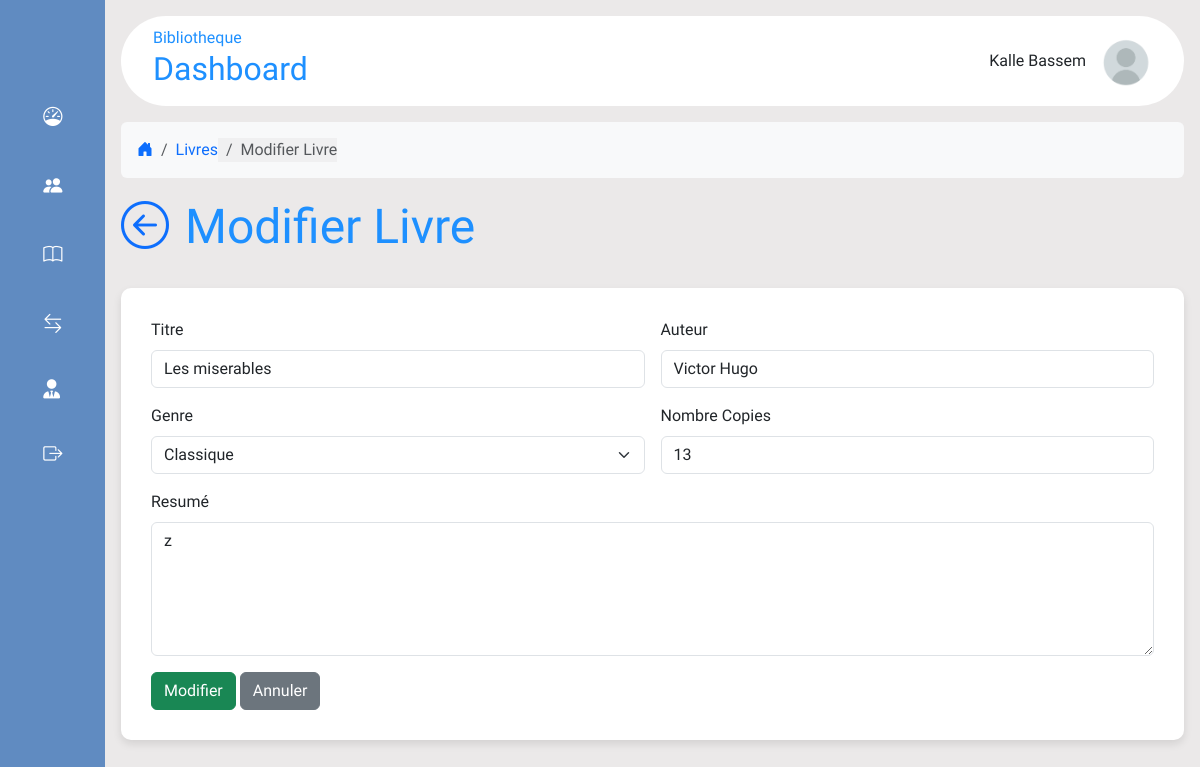
Screenshot of /modifier_livre.php?id=46 (signed in) with the database file from the repository.
### tables this page shows
CREATE TABLE IF NOT EXISTS `livres` (
  `id` int NOT NULL AUTO_INCREMENT,
  `titre` varchar(255) NOT NULL,
  `auteur` varchar(255) NOT NULL,
  `genre` varchar(255) NOT NULL,
  `disponibilite` int NOT NULL,
  `resume` text,
  `date_ajout` datetime NOT NULL,
  `date_modification` datetime NOT NULL,
  PRIMARY KEY (`id`)
);

### modifier_livre.php (called while the page is built, shortened)
<?php
    include 'db_connect.php';
    if (isset($_GET['id'])) {
        $bookId = $_GET['id'];
        $sql = "SELECT * FROM livres WHERE id = ?";
        $query = $bdd->prepare($sql);
        $query->execute([$bookId]);
        $book = $query->fetch();
    }
    include "layout.phtml";
?>

### modifier_livre.phtml (the view, shortened to what this page needs)
<nav aria-label="breadcrumb" class="bg-light p-3 rounded">
        <ol class="breadcrumb mb-0">
            <li class="breadcrumb-item"><a href="./statistiques.php"><i class="bi bi-house-door-fill"></i></a></li>
            <li class="breadcrumb-item"><a href="./index.php">Livres</a></li>
            <li class="breadcrumb-item active" aria-current="page">Modifier Livre</li>
        </ol>
    </nav>
    <div class="d-flex justify-content-start align-items-center mb-4">
        <h1><a href="./liste_livres.php" class="text-decoration-none"><i class="bi bi-arrow-left-circle"></i></a></h1>
        <h1 class="mx-3">Modifier Livre</h1>
    </div>
    <div class="form-container">
        <form method="post" action="./modifier_livre.php?id=<?= $book['id']?>">
            <div class="row g-3 mb-3">
                <div class="col-md-6">
                    <label for="titre" class="form-label">Titre</label>
                    <input type="text" class="form-control" value="<?= $book['titre']?>" id="titre" name="titre" required>
                </div>
                <div class="col-md-6">
                    <label for="auteur" class="form-label">Auteur</label>
                    <input type="text" class="form-control" value="<?= $book['auteur']?>" id="auteur" name="auteur" required>
                </div>
            </div>
            <div class="row g-3 mb-3">
                <div class="col-md-6">
                    <label for="genre" class="form-label">Genre</label>
                    <select class="form-select" name="genre" id="genre">
                        <option value="Classique" <?= $book['genre'] == 'Classique' ? 'selected' : '' ?>>Classique</option>
                    </select>
                </div>
                <div class="col-md-6">
                    <label for="dispo" class="form-label">Nombre Copies</label>
                    <input type="number" value="<?= $book['disponibilite']?>" class="form-control" id="dispo" name="dispo" required>
                </div>
            </div>
            <div class="row g-3 mb-3">
                <div class="col-md-12">
                    <label for="resume" class="form-label">Resumé</label>
                    <textarea class="form-control"  name="resume" id="resume" cols="30" rows="5"><?= $book['resume']?></textarea>
                </div>
            </div>
            <div class="col-12">
                <button class="btn btn-success" type="submit">Modifier</button>
                <a href="./liste_livres.php" class="btn btn-secondary">Annuler</a>
            </div>
        </form>
    </div>

### assets/css/style.css (style rules this page uses)
* { padding: 0; margin: 0; box-sizing: border-box; border: none; outline: none; font-family: "Host Grotesk", sans-serif; }
body { display: flex; }
.menu li:hover,.active { background: #e0e0e058; }
.form-container { background: #fff; padding: 30px; border-radius: 10px; box-shadow: 0 4px 8px rgba(0, 0, 0, 0.1); }
h1 { margin-top: 20px; font-size: 3em; color: #1E90FF; }
a { text-decoration: none; }

### rows the page displays
livres: titre "Les miserables", auteur "Victor Hugo", genre "Classique", dispo "13", resume "z"

### other values shown
$_SESSION["full_name"] "Kalle Bassem"
